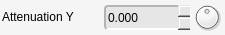
         <widget class="QFrame" name="attenuationY">
          <property name="minimumSize">
           <size>
            <width>225</width>
            <height>35</height>
           </size>
          </property>
          <property name="maximumSize">
           <size>
            <width>225</width>
            <height>35</height>
           </size>
          </property>
          <property name="styleSheet">
           <string notr="true">background-color: rgb(245, 245, 245);
border-radius: 4px;</string>
          </property>
          <property name="frameShape">
           <enum>QFrame::NoFrame</enum>
          </property>
          <property name="frameShadow">
           <enum>QFrame::Plain</enum>
          </property>
          <property name="lineWidth">
           <number>0</number>
          </property>
          <widget class="QLabel" name="attenuationY_lbl">
           <property name="geometry">
            <rect>
             <x>2</x>
             <y>2</y>
             <width>100</width>
             <height>30</height>
            </rect>
           </property>
           <property name="sizePolicy">
            <sizepolicy hsizetype="Fixed" vsizetype="Fixed">
             <horstretch>0</horstretch>
             <verstretch>0</verstretch>
            </sizepolicy>
           </property>
           <property name="minimumSize">
            <size>
             <width>100</width>
             <height>30</height>
            </size>
           </property>
           <property name="maximumSize">
            <size>
             <width>100</width>
             <height>30</height>
            </size>
           </property>
           <property name="font">
            <font>
             <weight>50</weight>
             <bold>false</bold>
            </font>
           </property>
           <property name="styleSheet">
            <string notr="true">border-width: 0px;</string>
           </property>
           <property name="text">
            <string>Attenuation Y</string>
           </property>
           <property name="margin">
            <number>1</number>
           </property>
          </widget>
          <widget class="QDoubleSpinBox" name="attenuationY_value">
           <property name="geometry">
            <rect>
             <x>104</x>
             <y>5</y>
             <width>86</width>
             <height>25</height>
            </rect>
           </property>
           <property name="sizePolicy">
            <sizepolicy hsizetype="Fixed" vsizetype="Fixed">
             <horstretch>0</horstretch>
             <verstretch>0</verstretch>
            </sizepolicy>
           </property>
           <property name="minimumSize">
            <size>
             <width>86</width>
             <height>25</height>
            </size>
           </property>
           <property name="maximumSize">
            <size>
             <width>86</width>
             <height>25</height>
            </size>
           </property>
           <property name="styleSheet">
            <string notr="true">background-color: rgb(230, 230, 230);
border-top-color: rgb(180, 180, 180);
border-left-color: rgb(180, 180, 180);
border-bottom-color: rgb(255, 255, 255);
border-right-color: rgb(255, 255, 255);
border-style: solid;
border-width: 2px;</string>
           </property>
           <property name="frame">
            <bool>false</bool>
           </property>
           <property name="buttonSymbols">
            <enum>QAbstractSpinBox::UpDownArrows</enum>
           </property>
           <property name="decimals">
            <number>3</number>
           </property>
           <property name="minimum">
            <double>-9999.000000000000000</double>
           </property>
           <property name="maximum">
            <double>9999.000000000000000</double>
           </property>
           <property name="singleStep">
            <double>0.050000000000000</double>
           </property>
          </widget>
          <widget class="QDial" name="attenuationY_dial">
           <property name="geometry">
            <rect>
             <x>192</x>
             <y>2</y>
             <width>30</width>
             <height>30</height>
            </rect>
           </property>
           <property name="sizePolicy">
            <sizepolicy hsizetype="Fixed" vsizetype="Fixed">
             <horstretch>0</horstretch>
             <verstretch>0</verstretch>
            </sizepolicy>
           </property>
           <property name="minimumSize">
            <size>
             <width>30</width>
             <height>30</height>
            </size>
           </property>
           <property name="maximumSize">
            <size>
             <width>30</width>
             <height>30</height>
            </size>
           </property>
           <property name="styleSheet">
            <string notr="true">border-width: 0px;</string>
           </property>
           <property name="minimum">
            <number>-10000</number>
           </property>
           <property name="maximum">
            <number>10000</number>
           </property>
          </widget>
         </widget>
